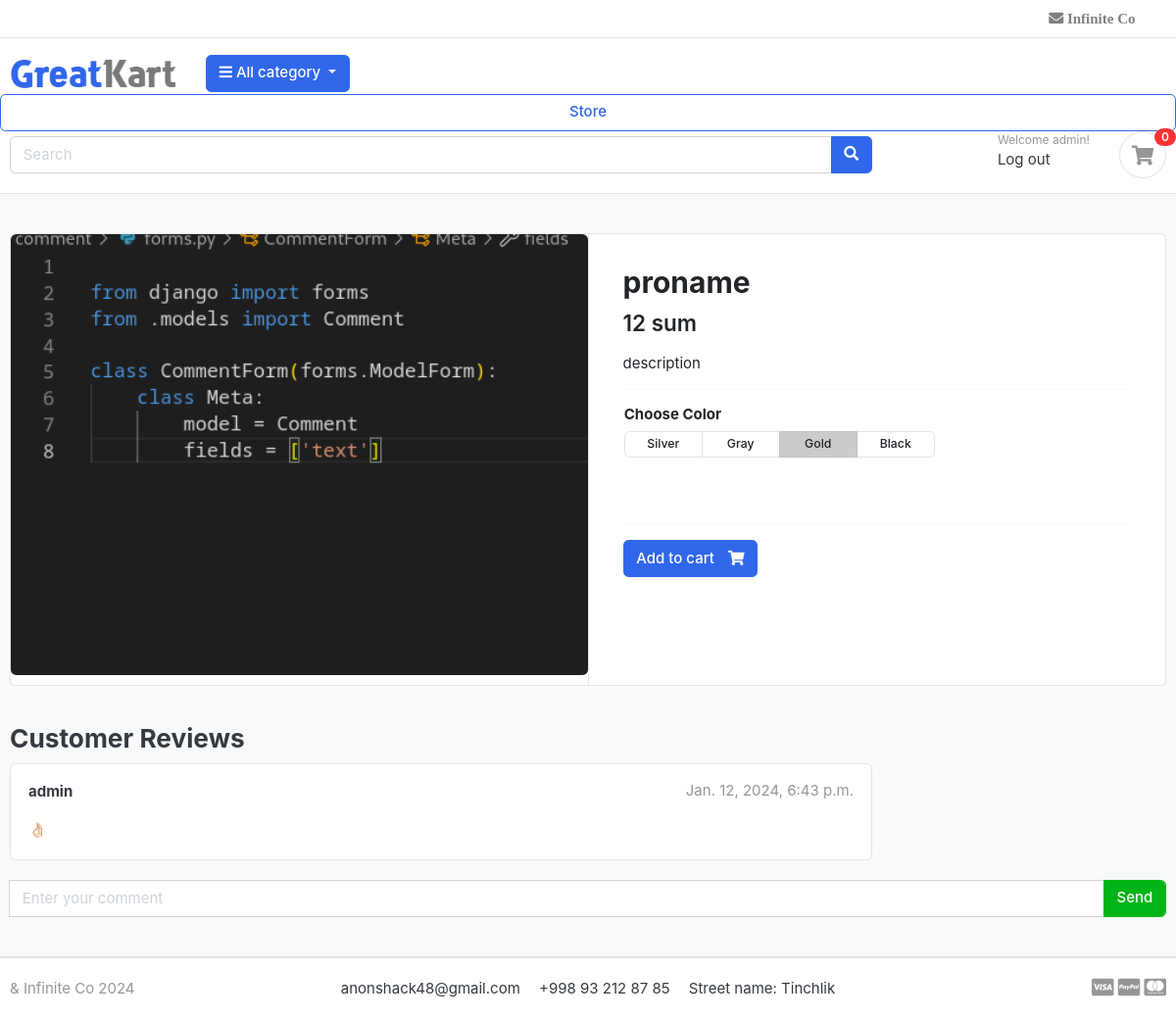
/store/category/proname (signed in), run on the app's committed database.
### login/models.py (models this page shows)
class CustomUser(AbstractUser):
    gender_choices = [
        ('M', 'Male'),
        ('F', 'Female'),
    ]
    gender = models.CharField(max_length=1, choices=gender_choices)
    city = models.CharField(max_length=255)
    country = models.CharField(max_length=255)

### store/models.py (models this page shows, shortened)
class Product(models.Model):
    name = models.CharField(max_length=100, unique=True)
    slug = models.SlugField(max_length=100, unique=True)
    description = models.TextField(max_length=500, blank=True)
    price = models.IntegerField()
    image = models.ImageField(upload_to = 'photoes/products')
    stock = models.IntegerField()
    is_available = models.BooleanField(default=True)
    category = models.ForeignKey(Category, on_delete=models.CASCADE)
    created_date = models.DateTimeField(auto_now_add=True)
    modified_date = models.DateTimeField(auto_now=True)

### comment/models.py (models this page shows, shortened)
class Comment(models.Model):
    product = models.ForeignKey('store.Product', on_delete=models.CASCADE, blank=True, null=True)
    user = models.ForeignKey(get_user_model(), on_delete=models.CASCADE, blank=True, null=True)
    text = models.TextField()
    created_at = models.DateTimeField(default=timezone.now)

### store/views.py (the view, shortened to what this page needs)
# urls.py: path('<slug:category_slug>/<slug:product_slug>', product_detail, name="product_detail"),
def product_detail(request, category_slug, product_slug):
    product = get_object_or_404(Product, slug=product_slug, category__slug=category_slug)
    cart_in = CartItem.objects.filter(cart__session_id=_cart_id(request), product=product).exists()
    context = {
        'product': product,
        'cart_in': cart_in
    }
    context["comments"] = Comment.objects.filter(product=product)
    return render(request, 'product_detail.html', context)

### cart/context_processors.py (called while the page is built)
def counter(request):
    cart_count = 0
    if 'admin' in request.path:
        return {}
    else:
        try:
            cart = Cart.objects.get(session_id=_cart_id(request))
            cart_items = CartItem.objects.filter(cart=cart)
            for cart_item in cart_items:
                cart_count += cart_item.quantity
        except ObjectDoesNotExist:
            cart_count = 0
    return dict(cart_count=cart_count)

### cart/views.py (called while the page is built)
def _cart_id(request):
    cart = request.session.session_key
    if not cart:
        cart = request.session.create()
    return cart

### main/context_processors.py (called while the page is built)
def menu_links(request):
    categories = Category.objects.all()
    return dict(categories=categories)

### main/models.py (called while the page is built)
    def get_url(self):
        return reverse('products_by_category', args=[self.slug])

### templates/product_detail.html (shortened to what this page needs)
  {% extends 'base.html' %}
  {% load static %}
  {% block content %}
  <section class="section-content padding-y bg">
    <div class="container">
      <div class="card">
        <div class="row no-gutters">
          <aside class="col-md-6">
            <article class="gallery-wrap">
              <div class="img-big-wrap">
                <a href="#"><img src="{{product.image.url}}"></a>
              </div>
            </article>
          </aside>
          <main class="col-md-6 border-left">
            <article class="content-body">
              <h2 class="title">{{product.name}}</h2>
              <div class="mb-3">
                <var class="price h4">{{product.price}} sum</var>
              </div>
              <p>{{product.description}}</p>
              <hr>
              <div class="row">
                <div class="item-option-select">
                  <h6>Choose Color</h6>
                  <div class="btn-group btn-group-sm btn-group-toggle" data-toggle="buttons">
                    <label class="btn btn-light">
                      <input type="radio" name="radio_color"> Silver
                    </label>
                    <label class="btn btn-light">
                      <input type="radio" name="radio_color"> Gray
                    </label>
                    <label class="btn btn-light active">
                      <input type="radio" name="radio_color checked"> Gold
                    </label>
                    <label class="btn btn-light">
                      <input type="radio" name="radio_color"> Black
                    </label>
                  </div>
                </div>
              </div>
              <div class="row">
                <div class="item-option-select">
                </div>
              </div>
              <hr>
              {% if product.stock > 0 %}
              {% if cart_in %}
              <a href="#" class="btn btn-success">
                <span class="text">Added to </span>
                <i class="fa fa-check"></i>
              </a>
              <a href="{% url 'cart' %}" class="btn btn-outline-success">
                <span class="text">View cart</span>
                <i class="fa fa-eye"></i>
              </a>
              {% else %}
              <a href="{% url 'cart_add' product.id %}" class="btn  btn-primary">
                <span class="text">Add to cart </span>
                <i class="fas fa-shopping-cart"></i>
              </a>
              {% endif %}
              {% else %}
              <h5 class="text-danger">Out of stock</h5>
              {% endif %}
            </article>
          </main>
        </div>
      </div>
      <br>
      <div class="row">
        <div class="col-md-9">
          <header class="section-heading">
            <h3>Customer Reviews </h3>
            {% for comment in comments %}
              <article class="box mb-3">
            <div class="icontext w-100">
              <div class="text">
                <span class="date text-muted float-md-right">{{ comment.created_at }}</span>
                <h6 class="mb-1">{{ comment.user }}</h6>
              </div>
            </div>
            <div class="mt-3">
              <p>{{ comment.text }}</p>
            </div>
          </article>
          {% endfor %}
        </div>
      </div>
      <form class="comment" method="post">
        <div class="input-group w-100">
            <input type="text" class="form-control" style="width:60%;" placeholder="Enter your comment" name="text">
            <div class="input-group-append">
              {% if request.user.is_authenticated %}
                <button type="submit" class="form-control btn btn-success">Send</button>
              {% else %}
                <a href="{% url 'register' %}"><button type="submit" class="form-control btn btn-success">Register</button></a>
              {% endif %}
            </div>
        </div>
    </form>
    </div>
  </section>
  {% endblock %}

### templates/includes/header.html (shortened to what this page needs)
{% load static %}
<header class="section-header">
    <nav class="navbar p-md-0 navbar-expand-sm navbar-light border-bottom">
        <div class="container">
            <div class="collapse navbar-collapse" id="navbarTop4">
                <ul class="navbar-nav mr-auto">
                    <li class="nav-item dropdown">
                        <a href="#" class="nav-link"> </a>
                    </li>
                    <li class="nav-item dropdown">
                        <a href="#" class="nav-link"> </a>
                    </li>
                </ul>
                <ul class="navbar-nav">
                    <li><a href="#" class="nav-link"> <i class="fa fa-envelope"> Infinite Co</i>  </a></li>
                    <li><a href="#" class="nav-link">   </a></li>
                </ul>
            </div>
        </div>
    </nav>
    <section class="header-main border-bottom">
        <div class="container">
            <div class="row align-items-center">
                <div class="col-lg-2 col-md-3 col-6">
                    <a href="/" class="brand-wrap">
                        <img class="logo" src="{% static './images/logo.png' %}">
                    </a>
                </div>
                <div class="col-lg col-sm col-md col-6 flex-grow-0">
                    <div class="category-wrap dropdown d-inline-block float-right">
                        <button type="button" class="btn btn-primary dropdown-toggle" data-toggle="dropdown">
                            <i class="fa fa-bars"></i> All category
                        </button>
                    </div>
                </div>
                <a href="{% url 'store' %}" class="btn btn-outline-primary">Store</a>
                <div class="col-lg  col-md-6 col-sm-12 col">
                    <form class="search">
                        <div class="input-group w-100">
                            <input type="text" class="form-control" style="width:60%;" value="{{ search }}" placeholder="Search" name="search">
                            <div class="input-group-append">
                                <button class="btn btn-primary" type="submit">
                                    <i class="fa fa-search"></i>
                                </button>
                            </div>
                        </div>
                    </form>
                </div>
                {% if request.user.is_authenticated %}
                    <div class="col-lg-3 col-sm-6 col-8 order-2 order-lg-3">
                        <div class="d-flex justify-content-end mb-3 mb-lg-0">
                            <div class="widget-header">
                                <small class="title text-muted">Welcome {{request.user.username}}!</small>
                                <div>
                                    <a href="{% url 'logout' %}">Log out</a> <span class="dark-transp">
                                </div>
                            </div>
                            <a href="{% url 'cart' %}" class="widget-header pl-3 ml-3">
                                <div class="icon icon-sm rounded-circle border"><i class="fa fa-shopping-cart"></i>
                                </div>
                                <span class="badge badge-pill badge-danger notify">{{cart_count}}</span>
                            </a>
                        </div>
                    </div>
                {% endif %}
            </div>
        </div>
    </section>
</header>

### static/css/ui.css (style rules this page uses)
html { font-family: "Inter", sans-serif; font-size: 15px; }
.content-body { flex: 1 1 auto; padding: 2rem 2.3rem; }
.icon-xs, .icon-sm, .icon-md, .icon-lg { display: inline-block; text-align: center; flex-shrink: 0; flex-grow: 0; }
.icon-sm { width: 48px; height: 48px; line-height: 48px !important; font-size: 20px; }
.padding-y { padding-top: 40px; padding-bottom: 40px; }
var { font-style: normal; }
article:after, .form-group:after { display: block; clear: both; content: ""; }
.bg { background-color: #f8f9fa; }
.section-heading { margin-bottom: 20px; margin-top: 15px; }
p:last-child { margin-bottom: 0; }
.header-main { position: relative; padding-top: 1rem; padding-bottom: 1rem; }
.brand-wrap .logo, .navbar-brand .logo { margin-right: 7px; max-height: 42px; display: inline-block; }
.widget-header { display: inline-block; vertical-align: middle; position: relative; }
.widget-header a { color: #343a40; }
.widget-header i { color: #969696; }
.widget-header .title { display: block; }
.widget-header .notify { position: absolute; top: -3px; right: -10px; }
.btn-light { background-color: #fff; border-color: #e4e4e4; }
.btn .text + i { margin-left: 10px; }
.icontext { display: inline-flex; align-items: center; vertical-align: middle; }
.icontext .text { width: 100%; line-height: 1.2; }
.notify { position: absolute; top: -4px; right: -10px; display: inline-block; padding: 0.25em 0.6em; font-size: 12px; line-height: 1; text-align: center; border-radius: 3rem; color: #fff; background-color: #fa3434; }
.price { font-weight: 600; color: #212529; }
.box { padding: 18px; background: #fff; border-radius: 0.37rem; border: 1px solid #e4e4e4; }
.gallery-wrap .img-big-wrap { margin-bottom: 10px; border-radius: 0.37rem; overflow: hidden; background-color: #fff; }
.gallery-wrap .img-big-wrap a { text-align: center; display: block; }
.gallery-wrap .img-big-wrap img { height: 450px; width: auto; display: inline-block; }
.item-option-select { margin-bottom: 1rem; display: inline-block; margin-right: 15px; }
.item-option-select .btn { min-width: 80px; }

### data on the page
CustomUser: user.username "admin"
Product: image (picture), name "proname", price "12", description "description"
Comment: created_at "Jan. 12, 2024, 6:43 p.m.", user "admin", text "👌🏻"

### other printed values
{{ cart_count }} "0"
